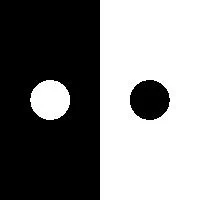
#> input picture 1lab/pythonProject/data/dot_and_hole.jpg, 200 x 200 px
$ python main.py
#> lines starting #> are read from the running program, lines starting #| are printed output that depends on the picture; after the words box and inside, x2 and y2 are one past the last pixel; in counts of white or black regions, pixels touching at a corner belong together
import numpy as np
import cv2 as cv
import matplotlib.pyplot as plt
import os
import time  # Импортируем модуль time

# Загрузка изображения
filename = "dot_and_hole"
img = cv.imread(f'data/{filename}.jpg', cv.IMREAD_GRAYSCALE)
#> img: shape (200, 200); min 0, max 255, mean 127.5

# Параметры для дилатации
kernel = np.ones((3, 3), np.uint8)

# Измеряем время выполнения дилатации с использованием OpenCV
start_cv = time.time()  # Начало замера времени
dilated_img_cv = cv.dilate(img, kernel, iterations=4)
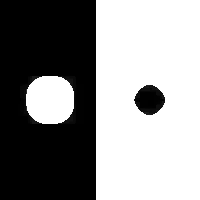
#> dilated_img_cv: shape (200, 200); min 0, max 255, mean 141
#> `_, binary_img = cv.threshold(img, 128, 255, cv.THRESH_BINARY)`: binary_img: shape (200, 200); 50% white; 2 white regions, box (x1, y1, x2, y2) and area: (100, 0, 200, 200) 18754, (30, 80, 70, 120) 1246
end_cv = time.time()  # Конец замера времени
cv_time = end_cv - start_cv  # Время выполнения OpenCV

# Отображение результатов
plt.figure(figsize=(10, 5))
plt.subplot(1, 3, 1)
plt.title('Original Image')
plt.imshow(img, cmap='gray')
plt.axis('off')

plt.subplot(1, 3, 2)
plt.title('Dilated Image (OpenCV)')
plt.imshow(dilated_img_cv, cmap='gray')
plt.axis('off')

def dilate_manual(image, kernel):
    # Получаем размеры изображения и ядра
    img_height, img_width = image.shape
#> img_height = 200; img_width = 200
    kernel_height, kernel_width = kernel.shape

    # Создаем выходное изображение с теми же размерами
    dilated_image = np.zeros_like(image)

    # Вычисляем отступы для ядра
    pad_height = kernel_height // 3
    pad_width = kernel_width // 3

    # Проходим по каждому пикселю изображения
    for i in range(pad_height, img_height - pad_height):
        for j in range(pad_width, img_width - pad_width):
            # Проверяем область вокруг текущего пикселя
            region = image[i - pad_height:i + pad_height + 1, j - pad_width:j + pad_width + 1]
            # Если хотя бы один пиксель в области равен 255 (белый), устанавливаем пиксель в выходном изображении в 255
            if np.any(region * kernel):
                dilated_image[i, j] = 255
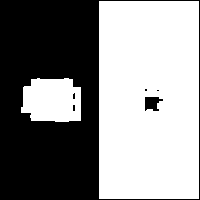
#> dilated_image: shape (200, 200); 54.7% white; 6 black regions (4 under 20 px), largest, box (x1, y1, x2, y2) and area: (0, 0, 200, 200) 17912, (145, 97, 163, 111) 179

    return dilated_image

# Преобразуем изображение в бинарное (0 и 255)
_, binary_img = cv.threshold(img, 128, 255, cv.THRESH_BINARY)

# Создаем ядро размером 3x3
kernel = np.ones((3, 3), np.uint8)

# Измеряем время выполнения ручной реализации дилатации
start_manual = time.time()  # Начало замера времени
dilated_img_manual = dilate_manual(img, kernel)
for i in range(3):
    dilated_img_manual = dilate_manual(dilated_img_manual, kernel)
#> this loop made 3 passes
#> pass 1, `dilated_img_manual = dilate_manual(dilated_img_manual, kernel)`:
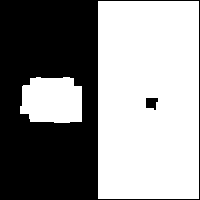
#> dilated_img_manual: shape (200, 200); 56% white; 2 black regions, box (x1, y1, x2, y2) and area: (0, 0, 200, 200) 17498, (146, 98, 158, 110) 112
#> pass 2, `dilated_img_manual = dilate_manual(dilated_img_manual, kernel)`:
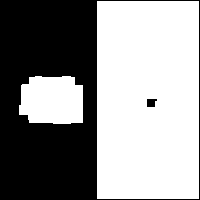
#> dilated_img_manual: shape (200, 200); 57.1% white; 2 black regions, box (x1, y1, x2, y2) and area: (0, 0, 200, 200) 17078, (147, 99, 157, 107) 68
#> pass 3, `dilated_img_manual = dilate_manual(dilated_img_manual, kernel)`:
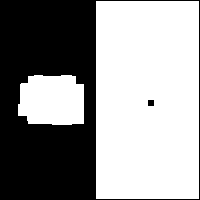
#> dilated_img_manual: shape (200, 200); 58.3% white; 2 black regions, box (x1, y1, x2, y2) and area: (0, 0, 200, 200) 16650, (148, 100, 154, 106) 36
end_manual = time.time()  # Конец замера времени
manual_time = end_manual - start_manual  # Время выполнения ручной реализации

# Отображение результатов
plt.subplot(1, 3, 3)
plt.title('Dilated Image (Manual)')
plt.imshow(dilated_img_manual, cmap='gray')
plt.axis('off')

plt.show()

# Выводим время выполнения для обеих реализаций
print(f"Time taken by OpenCV dilation: {cv_time:.6f} seconds")
print(f"Time taken by Manual dilation: {manual_time:.6f} seconds")

cv.imwrite(f'data/{filename}_manual_dilated.jpg', dilated_img_manual)
cv.imwrite(f'data/{filename}_cv_dilated.jpg', dilated_img_cv)
